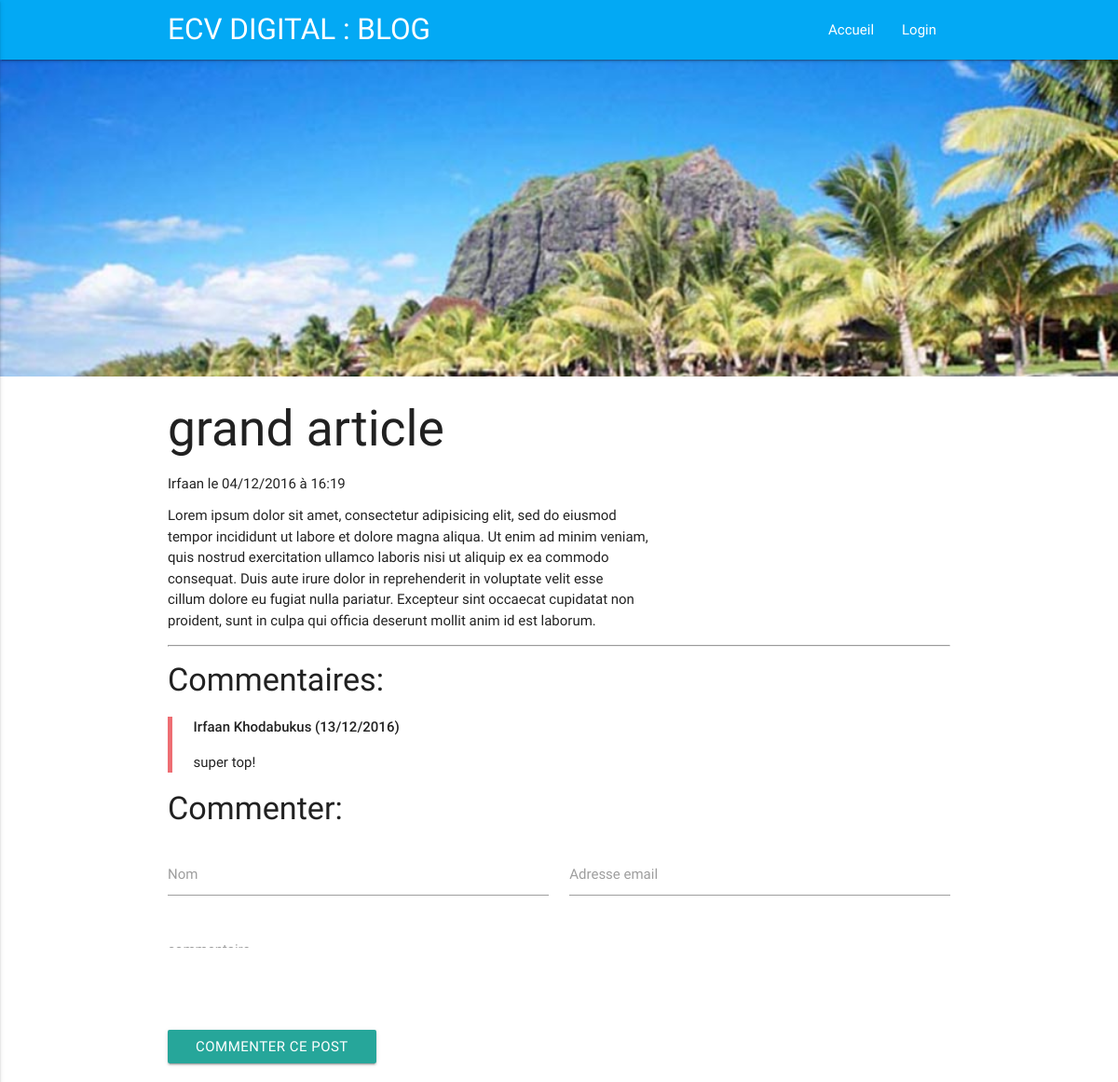
Screenshot of /index.php?page=post&id=4 with the database file from the repository.
### tables this page shows
CREATE TABLE `posts` (
  `id` int(11) NOT NULL,
  `title` varchar(255) NOT NULL,
  `content` text NOT NULL,
  `writer` varchar(255) NOT NULL,
  `image` varchar(255) NOT NULL DEFAULT 'post.png',
  `date` datetime NOT NULL,
  `posted` tinyint(1) NOT NULL,
  `modified` tinyint(1) NOT NULL
);

CREATE TABLE `comments` (
  `id` int(11) NOT NULL,
  `name` varchar(255) NOT NULL,
  `email` varchar(255) NOT NULL,
  `comment` text NOT NULL,
  `post_id` int(11) NOT NULL,
  `date` datetime NOT NULL,
  `seen` tinyint(1) NOT NULL DEFAULT '0'
);

### functions/post.func.php (called while the page is built, shortened)
<?php
function get_post(){
    global $db;
    $req = $db->query("
            SELECT  posts.id,
                    posts.title,
                    posts.image,
                    posts.content,
                    posts.date,
                    admins.name
            FROM posts
            JOIN admins
            ON posts.writer = admins.email
            WHERE posts.id='{$_GET['id']}'
            AND posts.posted = '1'
    ");
    $result = $req->fetchObject();
    return $result;
}
function get_comments(){
    global $db;
    $req = $db->query("SELECT * FROM comments WHERE post_id = '{$_GET['id']}' ORDER BY date DESC");
    $results = [];
    while($rows = $req->fetchObject()){
        $results[] = $rows;
    }
    return $results;
}

### pages/post.php (the view, shortened to what this page needs)
<?php
     $post = get_post();
     if($post == false){
        echo"<script>window.location.replace(\"index.php?page=error\")</script>";
     exit();
     }else{
?>
    <div class="parallax-container">
        <div class="parallax">
            <img src="img/posts/<?= $post->image ?>" alt="<?= $post->title ?>">
        </div>
    </div>
        <div class="container">
            <h2><?= $post->title ?></h2>
            <h6><?= $post->name ?> le <?= date("d/m/Y à H:i", strtotime($post->date))?></h6>
            <p><?= nl2br($post->content)  ?></p>
<?php
}
?>
            <hr>
            <h4>Commentaires:</h4>
            <?php
                $replies = get_comments();
                    if($replies != false){
                        foreach ($replies as $reply){
                            ?>
                            <blockquote>
                                <strong><?= $reply->name?> (<?= date("d/m/Y", strtotime($reply->date))?>)</strong>
                                <p><?= nl2br($reply->comment)?></p>
                            </blockquote>
                            <?php
                        }
                    }else{ echo "Aucun commentaire n'a été publie !";
                    }
            ?>
                <h4>Commenter:</h4>
            <form method="post">
                <div class="row">
                    <div class="input-field col s12 m6">
                        <input type="text" name="name" id="name"/>
                        <label for="name">Nom</label>
                    </div>
                    <div class="input-field col s12 m6">
                        <input type="text" name="email" id="email"/>
                        <label for="email">Adresse email</label>
                    </div>
                    <div class="input-field col s12">
                        <textarea name="comment" id="comment" class="materialize-textarea"></textarea>
                        <label for="comment">commentaire</label>
                    </div>
                    <div class="col s12">
                        <button type="submit" name="submit" class="btn waves-effect">commenter ce post
                        </button>
                    </div>
                </div>
            </form>

### index.php (shortened to what this page needs)
<?php
    $pages = scandir('pages/');
    if(isset($_GET['page']) && !empty($_GET['page'])){
        if(in_array($_GET['page'].'.php',$pages)){
            $page = $_GET['page'];
        }else{
            $page = "error";
        }
    }else{
        $page = "home";
    }
?>
<!DOCTYPE html>
<html>
    <head>
        <link type="text/css" rel="stylesheet" href="css/materialize.css"  media="screen,projection"/>
    </head>
    <body>
        <?php
            include "body/topbar.php";
        ?>
        <?php
            include 'pages/'.$page.'.php';
        ?>
            </div>
    </body>
</html>

### body/topbar.php (shortened to what this page needs)
<nav class="light-blue">
    <div class="container">
        <div class="nav-wrapper">
            <a href="index.php?page=blog" class="brand-logo">ECV DIGITAL : BLOG</a>
            <ul class="right hide-on-med-and-down">
                <li class="<?php echo ($page=="blog")?"active" : "";?>"><a href="index.php?page=blog">Accueil</a></li>
                <?php if ( isset( $_SESSION['admins'] ) ) : ?>
                    <li><a href="index.php?page=dashboard">Compte</a></li>
                    <li><a href="index.php?page=logout">Deconnexion</a></li>
                    <?php else : ?>
                    <li class="<?php echo ($page=="login")?"active" : "";?>"><a href="index.php?page=login">Login</a></li>
                <?php endif; ?>
            </ul>
        </div>
    </div>
</nav>

### rows the page displays
posts: image (picture), title "grand article", admins.name "Irfaan", date "04/12/2016 à 16:19", content "Lorem ipsum dolor sit amet, consectetur adipisicing elit, sed do eiusmod tempor incididunt ut labore et dolore magna aliqua. Ut enim ad minim veniam, quis nostrud exercitation ullamco laboris nisi ut aliquip ex ea commodo consequat. Duis aute irure dolor in reprehenderit in voluptate velit esse cillum dolore eu fugiat nulla pariatur. Excepteur sint occaecat cupidatat non proident, sunt in culpa qui officia deserunt mollit anim id est laborum."
comments: name "Irfaan Khodabukus", date "13/12/2016", comment "super top!"
